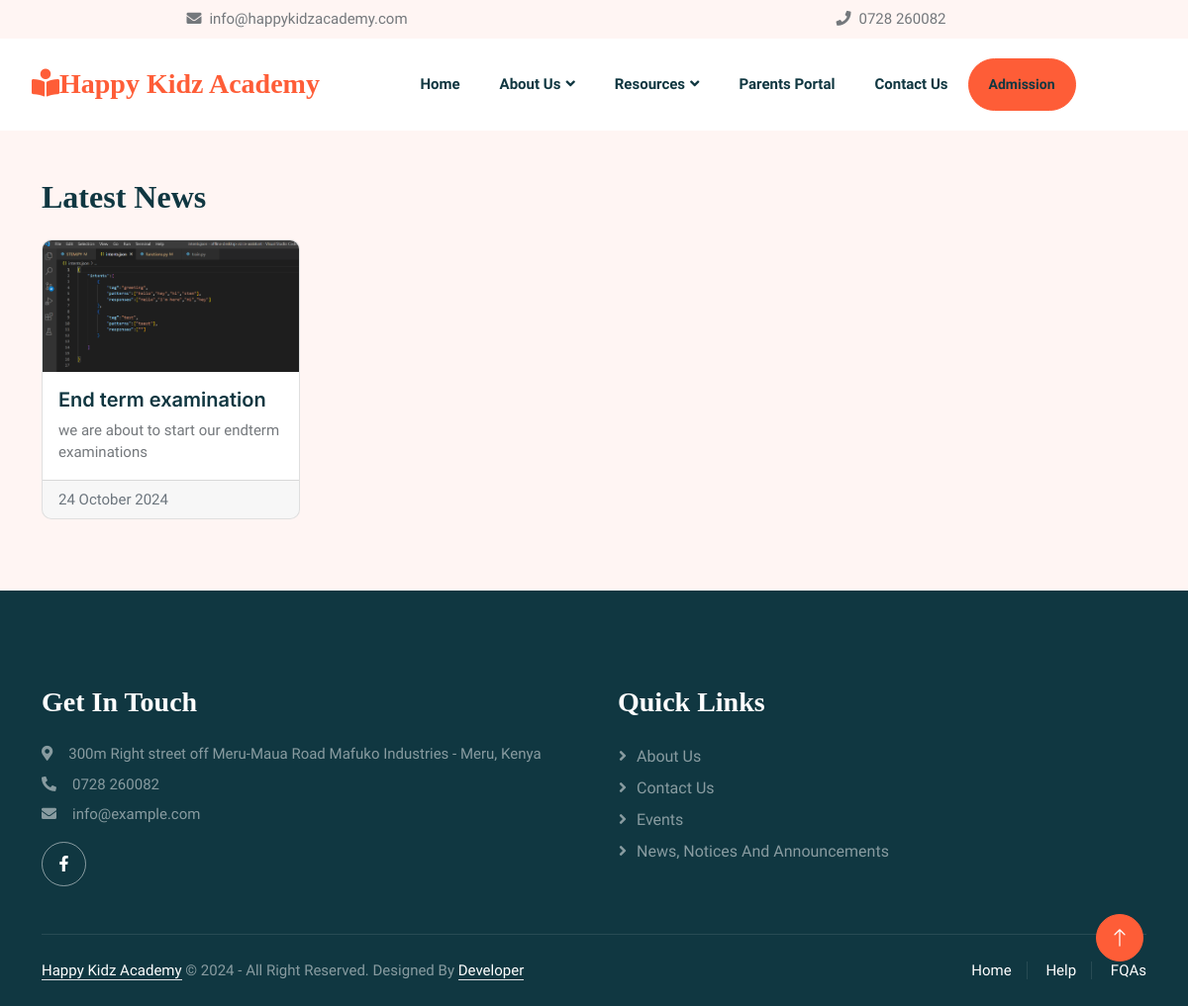
Page /news on the committed database.
### main/models.py (models this page shows, shortened)
class News(models.Model):
    title = models.CharField(max_length=255)
    description = models.TextField()
    image = models.ImageField(upload_to='news_images/')
    date = models.DateField(auto_now_add=True)
    class Meta:
        verbose_name_plural = 'News'

### main/views.py (the view)
# urls.py: path('news', news, name='news'),
def news(request):
    news_items = News.objects.all().order_by('-date')
    return render(request, 'main/news.html', {'news_items': news_items})

### main/templates/main/news.html (shortened to what this page needs)
{% extends 'main/base.html' %}
{% load static %}
{% block content %}
    <section class="container my-5">
        <h2 class="mb-4">Latest News</h2>
        <div class="row">
            {% for news in news_items %}
            <div class="col-md-6 col-lg-3 mb-4">
                <div class="card h-100" data-toggle="modal" data-target="#newsModal{{ news.id }}" >
                    <img src="{{ news.image.url }}" class="card-img-top" alt="News image">
                    <div class="card-body">
                        <h5 class="card-title">{{ news.title }}</h5>
                        <p class="card-text">{{ news.description|truncatewords:15 }}</p>
                    </div>
                    <div class="card-footer text-muted">
                        {{ news.date|date:"d F Y" }}
                    </div>
                </div>
            </div>
            {% endfor %}
        </div>
    </section>
{% endblock %}

### static/css/style.css (style rules this page uses)
:root { --primary: #FE5D37; --light: #FFF5F3; --dark: #103741; }
body { font-size: 15px; }
h1, h2, h3, h4, .h1, .h2, .h3, .h4, .display-1, .display-2, .display-3, .display-4, .display-5, .display-6 { font-family: 'san-seriff', cursive; font-weight: 700; }
h5, h6, .h5, .h6 { font-weight: 600; }

### rows in the picture
News: image (picture), title "End term examination", description "we are about to start our endterm examinations", date "24 October 2024"
